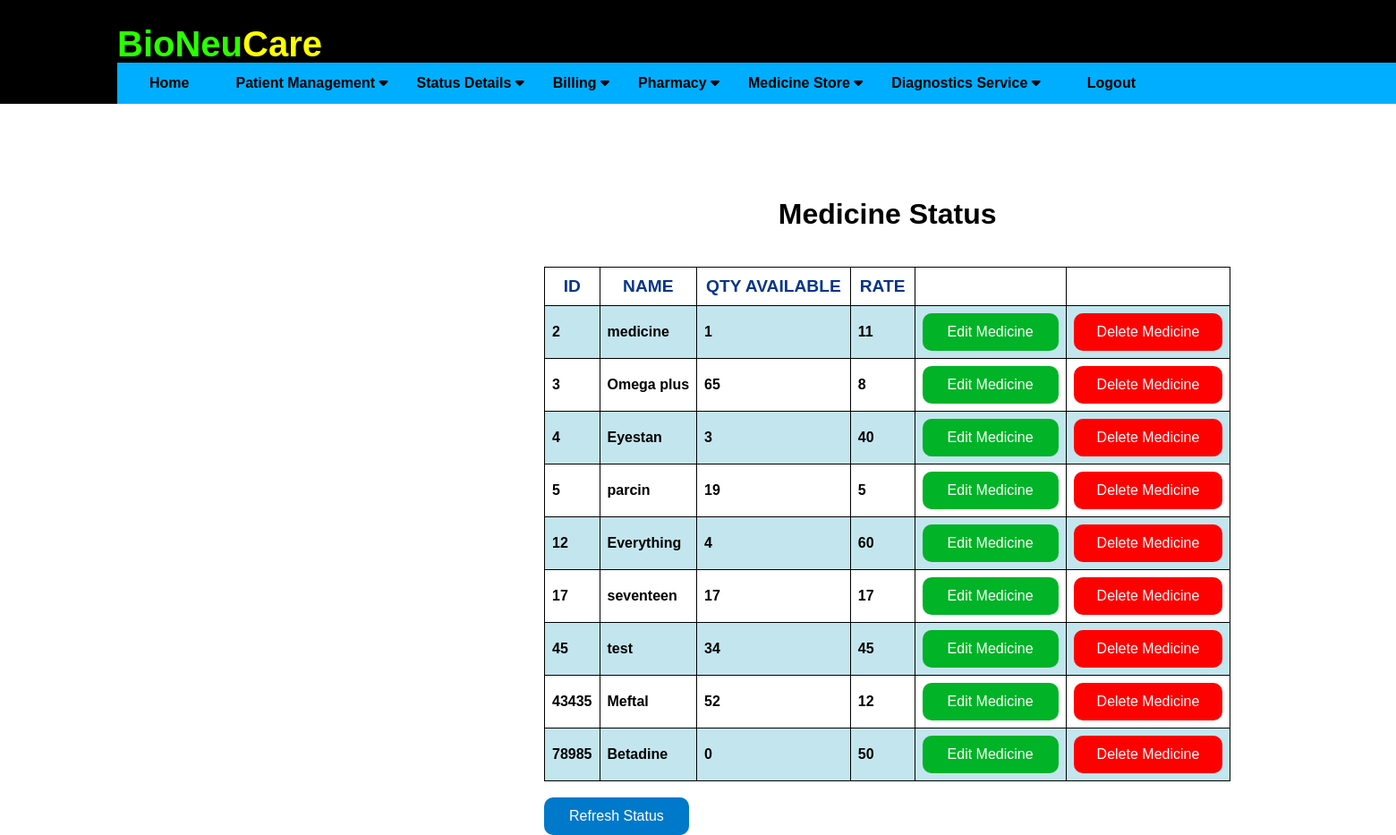
/medicinestatus (signed in), run on an earlier commit of the app's database.
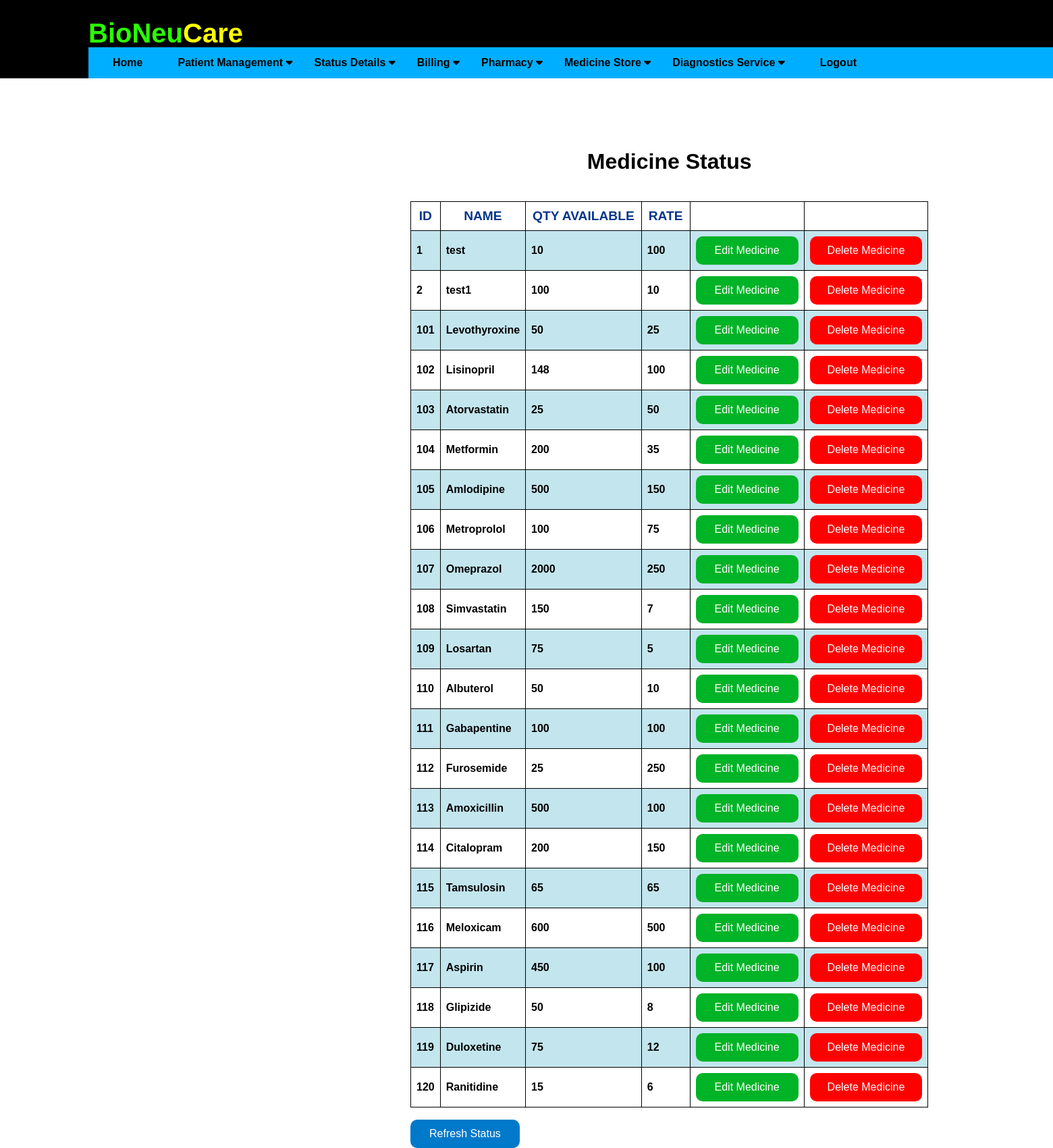
And on a later commit of the database.
### application/routes.py (models this page shows)
class MedicineMaster(db.Model):
    __tablename__ = 'medicinemaster'
    mid = Column(Integer, ForeignKey('medicines.mid'), primary_key=True)
    mname = Column(db.String(20))
    qavailable = Column(db.Integer)
    rate = Column(db.Integer)

### application/routes.py (the view)
@app.route('/medicinestatus')
def medicinestatus():
    if 'username' in session:
        usern = session['username']
        print(usern)
        updatep = MedicineMaster.query.all()
        print(updatep)
        if not updatep:
            flash('No Medicines exists in database')
            return redirect( url_for('addMedicine') )
        else:
            print("inside else")
            return render_template('medicinestatus.html', updatep = updatep)
    else:
        flash('You have been logged out. Please login again')
        return redirect( url_for('login') )
    return render_template('medicinestatus.html')

### application/templates/medicinestatus.html (shortened to what this page needs)
{% extends "layout.html" %}
{% block content %}
<div class="stat">
    <h1>Medicine Status</h1><br>
    <table border="1" align="center">
        <tr>
            <th>ID</th>
            <th>NAME</th>
            <th>QTY AVAILABLE</th>
            <th>RATE</th>
            <th></th>
            <th></th>
        </tr>
        {% for update in updatep %}
        <tr>
            <td> {{ update.mid }} </td>
            <td> {{ update.mname }} </td>
            <td> {{ update.qavailable }} </td>
            <td> {{ update.rate }} </td>
            <td> <button type="button" class="ubutton" onclick="window.location='editmedicinedetail/{{ update.mid }}'"> Edit Medicine </button> </td>
            <td> <button type="button" class="dbutton" onclick="window.location='deletemedicinedetail/{{ update.mid }}'"> Delete Medicine </button> </td>
        </tr>
        {% else %}
        <h3>No Medicines!</h3>
        {% endfor %}
    </table>
    <br>
    <form action="{{ url_for('medicinestatus') }}">
    <button type="submit" class="ibutton" value="Refresh the list">Refresh Status</button>
    </form>
</div>
{% endblock %}

### application/templates/layout.html (shortened to what this page needs)
<!DOCTYPE html>
<html>
<head>
    <link rel="stylesheet" href="https://cdnjs.cloudflare.com/ajax/libs/font-awesome/4.7.0/css/font-awesome.min.css">
    <link rel="stylesheet" href="{{ url_for('static', filename='css/main.css') }}">
</head>
<body>
    {% include "includes/header.html" %}
    {% block content %} {% endblock %}
</body>
</html>

### application/templates/includes/header.html (shortened to what this page needs)
<header>
    <div class="heading">
        <h1 id="logo" style="color: rgb(43, 255, 0); display: inline-flex; font-size: 40px;">BioNeu
            <div style="color: rgb(251, 255, 0); display: inline-flex; font-size: 40px;">Care </div>
        </h1>
    </div>
    <div class="links">
        <nav class="navbar">
            <div class="home"><a href="{{ url_for('home') }}">Home</a></div>
            <div class="dropdown">
                <button class="dropbtn">Patient Management
                    <i class="fa fa-caret-down"></i>
                </button>
            </div>
            <div class="dropdown">
                <button class="dropbtn">Status Details
                    <i class="fa fa-caret-down"></i>
                </button>
            </div>
            <div class="dropdown">
                <button class="dropbtn">Billing
                    <i class="fa fa-caret-down"></i>
                </button>
            </div>
            <div class="dropdown">
                <button class="dropbtn">Pharmacy
                    <i class="fa fa-caret-down"></i>
                </button>
            </div>
            <div class="dropdown">
                <button class="dropbtn">Medicine Store
                    <i class="fa fa-caret-down"></i>
                </button>
            </div>
            <div class="dropdown">
                <button class="dropbtn">Diagnostics Service
                    <i class="fa fa-caret-down"></i>
                </button>
            </div>
            <div class="logout"><a href="{{ url_for('logout') }}">Logout</a></div>
        </nav>
    </div>
</header>

### application/static/css/main.css (style rules this page uses)
header { background-color: black; height: 116px; position: absolute; top: 0; left: 0; width: 100%; }
html { overflow-y: scroll; overflow-x: hidden; }
body { font-family: Arial, Helvetica, sans-serif; height: 100%; display: flex; flex-direction: column; }
#logo { color: rgb(7, 162, 252); display: inline-flex; position: absolute; left: 131px; }
.navbar { overflow: hidden; background-color: rgb(0, 174, 255); }
.navbar a { float: left; font-size: 16px; color: black; font-weight: bolder; text-align: center; padding: 14px 36px; text-decoration: none; }
.dropdown { float: left; overflow: hidden; }
.dropdown .dropbtn { font-size: 16px; font-weight: bolder; border: none; outline: none; color: black; padding: 14px 16px; background-color: inherit; font-family: inherit; margin: 0; }
.links { width: 1510px; position: absolute; left: 131px; top: 70px; }
table, th, td { border: 1px solid black; border-collapse: collapse; }
.stat { position: absolute; top: 200px; padding-left: 600px; }
.stat h1 { text-align: center; }

### application/templates/layout.html (style rules this page uses)
table { font-family: arial, sans-serif; border-collapse: collapse; width: 100%; }
td { border: 1px solid #dddddd; text-align: left; font-weight: bold; padding: 8px; }
th { border: 1px solid #dddddd; width: auto; color: #06368a; text-align: center; font-size: larger; font-weight: bolder; padding: 10px; }
tr:nth-child(even) { background-color: #c3e5ee; }
.ubutton { background-color: #00b327;; border: 2px; border-radius: 10px; color: white; padding: 12px 28px; text-align: center; text-decoration: none; display: inline-block; font-size: 16px; }
.dbutton { background-color: #ff0000;; border: 2px; border-radius: 10px; color: white; padding: 12px 26px; text-align: center; text-decoration: none; display: inline-block; font-size: 16px; }
.ibutton { background-color: #0079ca;; border: 2px; border-radius: 10px; color: white; padding: 12px 28px; text-align: center; text-decoration: none; display: inline-block; font-size: 16px; }

What changed in the data, as far as the page shows it:
removed MedicineMaster: mid "3", mname "Omega plus", qavailable "65", rate "8"
removed MedicineMaster: mid "4", mname "Eyestan", qavailable "3", rate "40"
removed MedicineMaster: mid "5", mname "parcin", qavailable "19", rate "5"
removed MedicineMaster: mid "12", mname "Everything", qavailable "4", rate "60"
removed MedicineMaster: mid "17", mname "seventeen", qavailable "17", rate "17"
removed MedicineMaster: mid "45", mname "test", qavailable "34", rate "45"
removed MedicineMaster: mid "43435", mname "Meftal", qavailable "52", rate "12"
removed MedicineMaster: mid "78985", mname "Betadine", qavailable "0", rate "50"
added MedicineMaster: mid "1", mname "test", qavailable "10", rate "100"
changed MedicineMaster id 2: mname "medicine" → "test1"; qavailable "1" → "100"; rate "11" → "10"
added MedicineMaster: mid "101", mname "Levothyroxine", qavailable "50", rate "25"
added MedicineMaster: mid "102", mname "Lisinopril", qavailable "148", rate "100"
added MedicineMaster: mid "103", mname "Atorvastatin", qavailable "25", rate "50"
added MedicineMaster: mid "104", mname "Metformin", qavailable "200", rate "35"
added MedicineMaster: mid "105", mname "Amlodipine", qavailable "500", rate "150"
added MedicineMaster: mid "106", mname "Metroprolol", qavailable "100", rate "75"
added MedicineMaster: mid "107", mname "Omeprazol", qavailable "2000", rate "250"
added MedicineMaster: mid "108", mname "Simvastatin", qavailable "150", rate "7"
added MedicineMaster: mid "109", mname "Losartan", qavailable "75", rate "5"
added MedicineMaster: mid "110", mname "Albuterol", qavailable "50", rate "10"
added MedicineMaster: mid "111", mname "Gabapentine", qavailable "100", rate "100"
added MedicineMaster: mid "112", mname "Furosemide", qavailable "25", rate "250"
added MedicineMaster: mid "113", mname "Amoxicillin", qavailable "500", rate "100"
added MedicineMaster: mid "114", mname "Citalopram", qavailable "200", rate "150"
added MedicineMaster: mid "115", mname "Tamsulosin", qavailable "65", rate "65"
added MedicineMaster: mid "116", mname "Meloxicam", qavailable "600", rate "500"
added MedicineMaster: mid "117", mname "Aspirin", qavailable "450", rate "100"
added MedicineMaster: mid "118", mname "Glipizide", qavailable "50", rate "8"
added MedicineMaster: mid "119", mname "Duloxetine", qavailable "75", rate "12"
added MedicineMaster: mid "120", mname "Ranitidine", qavailable "15", rate "6"
